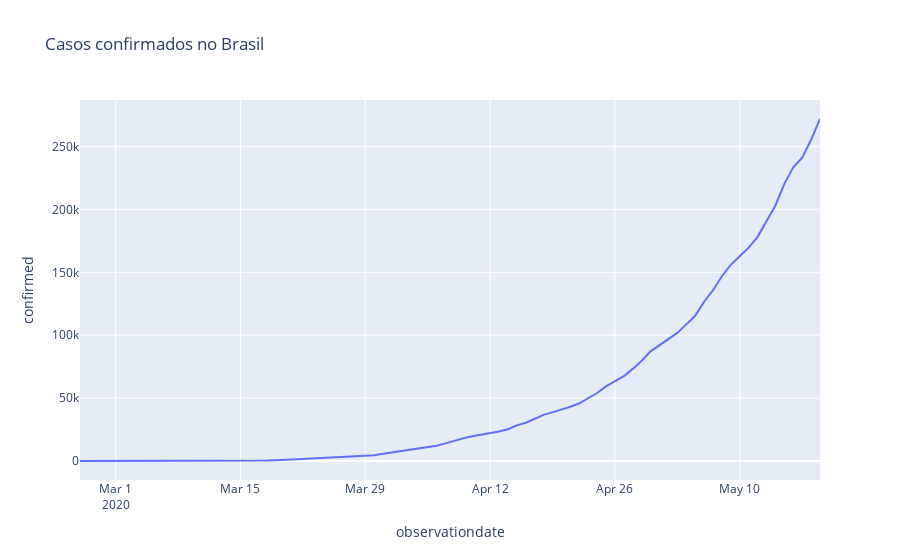

Write notebook code for a chart like this one.
### Code cell
##buscando os casos confirmados.
#plot de gráfico
                    #eixo X        #eixo Y
px.line(brasil, 'observationdate', 'confirmed', title = 'Casos confirmados no Brasil')
